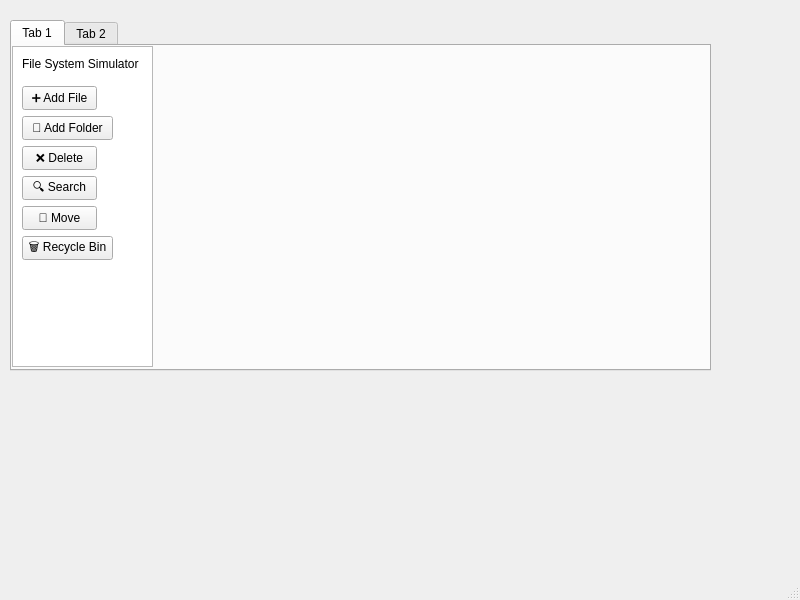
<?xml version="1.0" encoding="UTF-8"?>
<ui version="4.0">
 <class>MainWindow</class>
 <widget class="QMainWindow" name="MainWindow">
  <property name="geometry">
   <rect>
    <x>0</x>
    <y>0</y>
    <width>800</width>
    <height>600</height>
   </rect>
  </property>
  <property name="windowTitle">
   <string>MainWindow</string>
  </property>
  <widget class="QWidget" name="centralwidget">
   <widget class="QTabWidget" name="tabWidget">
    <property name="geometry">
     <rect>
      <x>10</x>
      <y>20</y>
      <width>701</width>
      <height>351</height>
     </rect>
    </property>
    <property name="currentIndex">
     <number>0</number>
    </property>
    <widget class="QWidget" name="tab">
     <attribute name="title">
      <string>Tab 1</string>
     </attribute>
     <widget class="QTreeView" name="treeView">
      <property name="geometry">
       <rect>
        <x>0</x>
        <y>0</y>
        <width>141</width>
        <height>321</height>
       </rect>
      </property>
     </widget>
     <widget class="QPushButton" name="pushButton">
      <property name="geometry">
       <rect>
        <x>10</x>
        <y>40</y>
        <width>75</width>
        <height>24</height>
       </rect>
      </property>
      <property name="text">
       <string>➕ Add File</string>
      </property>
     </widget>
     <widget class="QPushButton" name="pushButton_2">
      <property name="geometry">
       <rect>
        <x>10</x>
        <y>70</y>
        <width>91</width>
        <height>24</height>
       </rect>
      </property>
      <property name="text">
       <string>📁 Add Folder</string>
      </property>
     </widget>
     <widget class="QPushButton" name="pushButton_3">
      <property name="geometry">
       <rect>
        <x>10</x>
        <y>100</y>
        <width>75</width>
        <height>24</height>
       </rect>
      </property>
      <property name="text">
       <string>❌ Delete</string>
      </property>
     </widget>
     <widget class="QPushButton" name="pushButton_4">
      <property name="geometry">
       <rect>
        <x>10</x>
        <y>130</y>
        <width>75</width>
        <height>24</height>
       </rect>
      </property>
      <property name="text">
       <string>🔍 Search</string>
      </property>
     </widget>
     <widget class="QPushButton" name="pushButton_5">
      <property name="geometry">
       <rect>
        <x>10</x>
        <y>160</y>
        <width>75</width>
        <height>24</height>
       </rect>
      </property>
      <property name="text">
       <string>🔁 Move</string>
      </property>
     </widget>
     <widget class="QPushButton" name="pushButton_6">
      <property name="geometry">
       <rect>
        <x>10</x>
        <y>190</y>
        <width>91</width>
        <height>24</height>
       </rect>
      </property>
      <property name="text">
       <string>🗑 Recycle Bin</string>
      </property>
     </widget>
     <widget class="QLabel" name="label">
      <property name="geometry">
       <rect>
        <x>10</x>
        <y>10</y>
        <width>121</width>
        <height>16</height>
       </rect>
      </property>
      <property name="text">
       <string>File System Simulator</string>
      </property>
     </widget>
    </widget>
    <widget class="QWidget" name="tab_2">
     <attribute name="title">
      <string>Tab 2</string>
     </attribute>
    </widget>
   </widget>
  </widget>
  <widget class="QMenuBar" name="menubar">
   <property name="geometry">
    <rect>
     <x>0</x>
     <y>0</y>
     <width>800</width>
     <height>22</height>
    </rect>
   </property>
  </widget>
  <widget class="QStatusBar" name="statusbar"/>
 </widget>
 <resources/>
 <connections/>
</ui>
